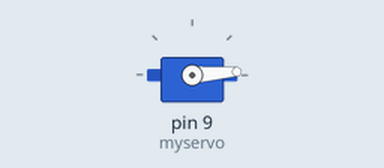
Simulated run of this sketch. Board: Arduino Uno, built with avr-gcc and run on an emulated ATmega328P. Shown: servo.

Above: at 0.05 s.
Timing chart, 0 to 6.1 s (numbered marks = the images above):
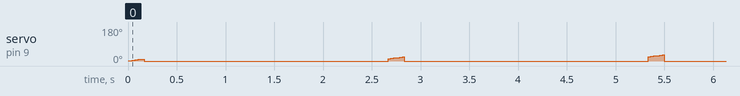

The sketch:

motor_test.ino
```cpp
/**
 * @file motor_test.ino
 * @author Scott Chow
 * @brief Testing the servo motor actuation
 *
 * Based on
 * https://docs.arduino.cc/learn/electronics/servo-motors
 *
 */

#include <Servo.h>

Servo myservo; // create servo object to control a servo
int pos = 0;   // variable to store the servo position
int press_angle = 10;

void setup()
{
  // put your setup code here, to run once:
  myservo.attach(9); // attaches the servo on pin 9 to the servo object
}

void loop()
{
  press_button();
  //  myservo.write(pos);              // tell servo to go to position in variable 'pos'

  //  // put your main code here, to run repeatedly:
  //  for (pos = 0; pos <= 0; pos += 1) { // goes from 0 degrees to 180 degrees
  //    // in steps of 1 degree
  //    myservo.write(pos);              // tell servo to go to position in variable 'pos'
  //    delay(15);                       // waits 15ms for the servo to reach the position
  //  }
  //  for (pos = 180; pos >= 0; pos -= 1) { // goes from 180 degrees to 0 degrees
  //    myservo.write(pos);              // tell servo to go to position in variable 'pos'
  //    delay(15);                       // waits 15ms for the servo to reach the position
  //  }
}
// move the servo by angle degrees
void run_servo(int angle)
{
  for (int i = 0; i <= angle; i++)
  { // goes from 0 degrees to 180 degrees
    // in steps of 1 degree
    if (angle < 0)
    {
      pos -= 1;
    }
    else
    {
      pos += 1;
    }
    myservo.write(pos); // tell servo to go to position in variable 'pos'
    delay(15);          // waits 15ms for the servo to reach the position
  }
}

void press_button()
{
  run_servo(press_angle);
  myservo.write(0);
  run_servo(-press_angle);
  delay(1000 * 2.5); // wait 5 seconds
}
```
